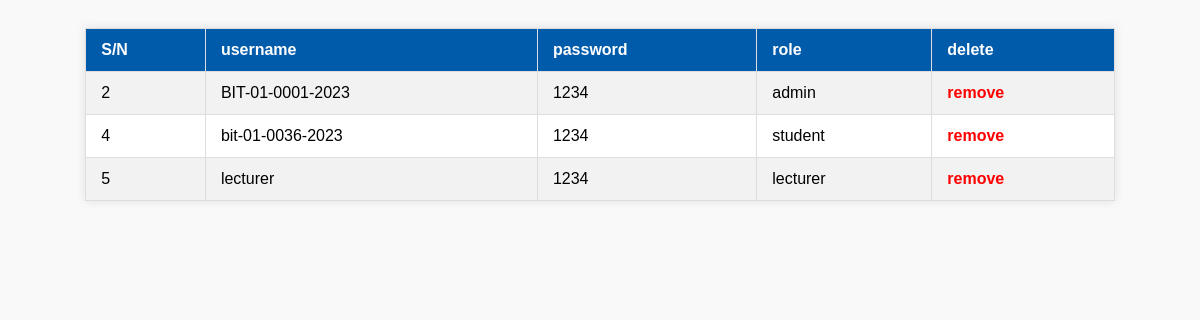
The page /selt.php on the database its author committed.
### tables this page shows
CREATE TABLE `user` (
  `ID` int(11) NOT NULL,
  `username` varchar(100) NOT NULL,
  `password` varchar(20) NOT NULL,
  `role` varchar(200) NOT NULL
);

### selt.php (the view, shortened to what this page needs)
<?php
include 'connect.php';
$query="SELECT * FROM USER ";
$result = mysqli_query($link, $query);
if($result){
    if(mysqli_num_rows($result)>0){
        echo "<table border='1'>";
        echo "<tr><th> S/N</th> <th> username</th> <th>password</th> <th>role</th> <th> delete</th></tr>";
        while ($row= mysqli_fetch_array($result)){
            echo "<tr><td>".$row['ID']."</td> <td>".$row['username']."</td> <td>".$row['password']."</td>"
                    . "<td>".$row['role']."</td>"
                    . " <td><a href='delete.php?ID=".$row['ID']."' onclick=\"return "
                    . "confirm('Are you sure you want to delete this record');\"> remove</a></td></tr>";
        }
    }
}
?>

### selt.php (style rules this page uses)
table { width: 90%; margin: auto; border-collapse: collapse; background-color: #fff; box-shadow: 0 0 10px rgba(0,0,0,0.1); }
th, td { padding: 12px 15px; border: 1px solid #ddd; text-align: left; }
th { background-color: #005baa; color: white; }
tr:nth-child(even) { background-color: #f2f2f2; }
a { color: red; font-weight: bold; text-decoration: none; }

### rows shown on the page
user: ID "2", username "BIT-01-0001-2023", password "1234", role "admin"
user: ID "4", username "bit-01-0036-2023", password "1234", role "student"
user: ID "5", username "lecturer", password "1234", role "lecturer"
